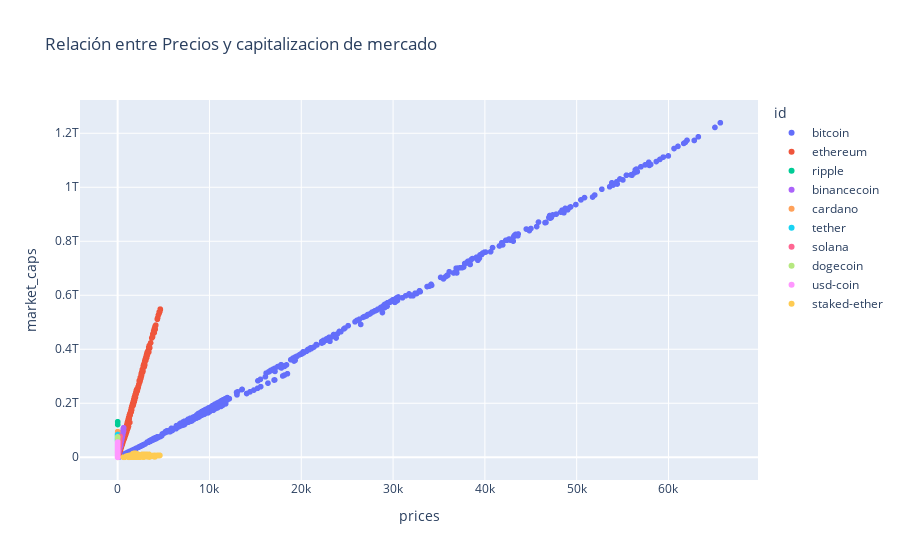

Here is the notebook cell this chart was saved with:
### Markdown cell above
Enseguida veremos la corelacion de una manera grafica

### Code cell
# Ejemplo de scatter plot entre precios y market_caps utilizando Plotly Express
fig = px.scatter(combined_coin_df, x='prices', y='market_caps', color="id", title='Relación entre Precios y capitalizacion de mercado')
fig.show()

### Figure 1 — Plotly figure (JSON) as saved in the notebook; plotly's stock layout.template omitted (floating-point values rounded to 4 significant figures; data arrays with more than 128 entries replaced by an {"elided": "..."} marker saying what was removed)
{"data": [{"hovertemplate": "id=bitcoin<br>prices=%{x}<br>market_caps=%{y}<extra></extra>", "legendgroup": "bitcoin", "marker": {"color": "#636efa", "symbol": "circle"}, "mode": "markers", "name": "bitcoin", "showlegend": true, "type": "scattergl", "x": {"elided": "982 float values"}, "xaxis": "x", "y": {"elided": "982 float values"}, "yaxis": "y"}, {"hovertemplate": "id=ethereum<br>prices=%{x}<br>market_caps=%{y}<extra></extra>", "legendgroup": "ethereum", "marker": {"color": "#EF553B", "symbol": "circle"}, "mode": "markers", "name": "ethereum", "showlegend": true, "type": "scattergl", "x": {"elided": "766 float values"}, "xaxis": "x", "y": {"elided": "766 float values"}, "yaxis": "y"}, {"hovertemplate": "id=ripple<br>prices=%{x}<br>market_caps=%{y}<extra></extra>", "legendgroup": "ripple", "marker": {"color": "#00cc96", "symbol": "circle"}, "mode": "markers", "name": "ripple", "showlegend": true, "type": "scattergl", "x": {"elided": "955 float values"}, "xaxis": "x", "y": {"elided": "955 float values"}, "yaxis": "y"}, {"hovertemplate": "id=binancecoin<br>prices=%{x}<br>market_caps=%{y}<extra></extra>", "legendgroup": "binancecoin", "marker": {"color": "#ab63fa", "symbol": "circle"}, "mode": "markers", "name": "binancecoin", "showlegend": true, "type": "scattergl", "x": {"elided": "564 float values"}, "xaxis": "x", "y": {"elided": "564 float values"}, "yaxis": "y"}, {"hovertemplate": "id=cardano<br>prices=%{x}<br>market_caps=%{y}<extra></extra>", "legendgroup": "cardano", "marker": {"color": "#FFA15A", "symbol": "circle"}, "mode": "markers", "name": "cardano", "showlegend": true, "type": "scattergl", "x": {"elided": "556 float values"}, "xaxis": "x", "y": {"elided": "556 float values"}, "yaxis": "y"}, {"hovertemplate": "id=tether<br>prices=%{x}<br>market_caps=%{y}<extra></extra>", "legendgroup": "tether", "marker": {"color": "#19d3f3", "symbol": "circle"}, "mode": "markers", "name": "tether", "showlegend": true, "type": "scattergl", "x": {"elided": "803 float values"}, "xaxis": "x", "y": {"elided": "803 float values"}, "yaxis": "y"}, {"hovertemplate": "id=solana<br>prices=%{x}<br>market_caps=%{y}<extra></extra>", "legendgroup": "solana", "marker": {"color": "#FF6692", "symbol": "circle"}, "mode": "markers", "name": "solana", "showlegend": true, "type": "scattergl", "x": {"elided": "320 float values"}, "xaxis": "x", "y": {"elided": "320 float values"}, "yaxis": "y"}, {"hovertemplate": "id=dogecoin<br>prices=%{x}<br>market_caps=%{y}<extra></extra>", "legendgroup": "dogecoin", "marker": {"color": "#B6E880", "symbol": "circle"}, "mode": "markers", "name": "dogecoin", "showlegend": true, "type": "scattergl", "x": {"elided": "922 float values"}, "xaxis": "x", "y": {"elided": "922 float values"}, "yaxis": "y"}, {"hovertemplate": "id=usd-coin<br>prices=%{x}<br>market_caps=%{y}<extra></extra>", "legendgroup": "usd-coin", "marker": {"color": "#FF97FF", "symbol": "circle"}, "mode": "markers", "name": "usd-coin", "showlegend": true, "type": "scattergl", "x": {"elided": "464 float values"}, "xaxis": "x", "y": {"elided": "464 float values"}, "yaxis": "y"}, {"hovertemplate": "id=staked-ether<br>prices=%{x}<br>market_caps=%{y}<extra></extra>", "legendgroup": "staked-ether", "marker": {"color": "#FECB52", "symbol": "circle"}, "mode": "markers", "name": "staked-ether", "showlegend": true, "type": "scattergl", "x": {"elided": "253 float values"}, "xaxis": "x", "y": {"elided": "253 float values"}, "yaxis": "y"}], "layout": {"legend": {"title": {"text": "id"}, "tracegroupgap": 0}, "title": {"text": "Relación entre Precios y capitalizacion de mercado"}, "xaxis": {"anchor": "y", "domain": [0, 1], "title": {"text": "prices"}}, "yaxis": {"anchor": "x", "domain": [0, 1], "title": {"text": "market_caps"}}}}
